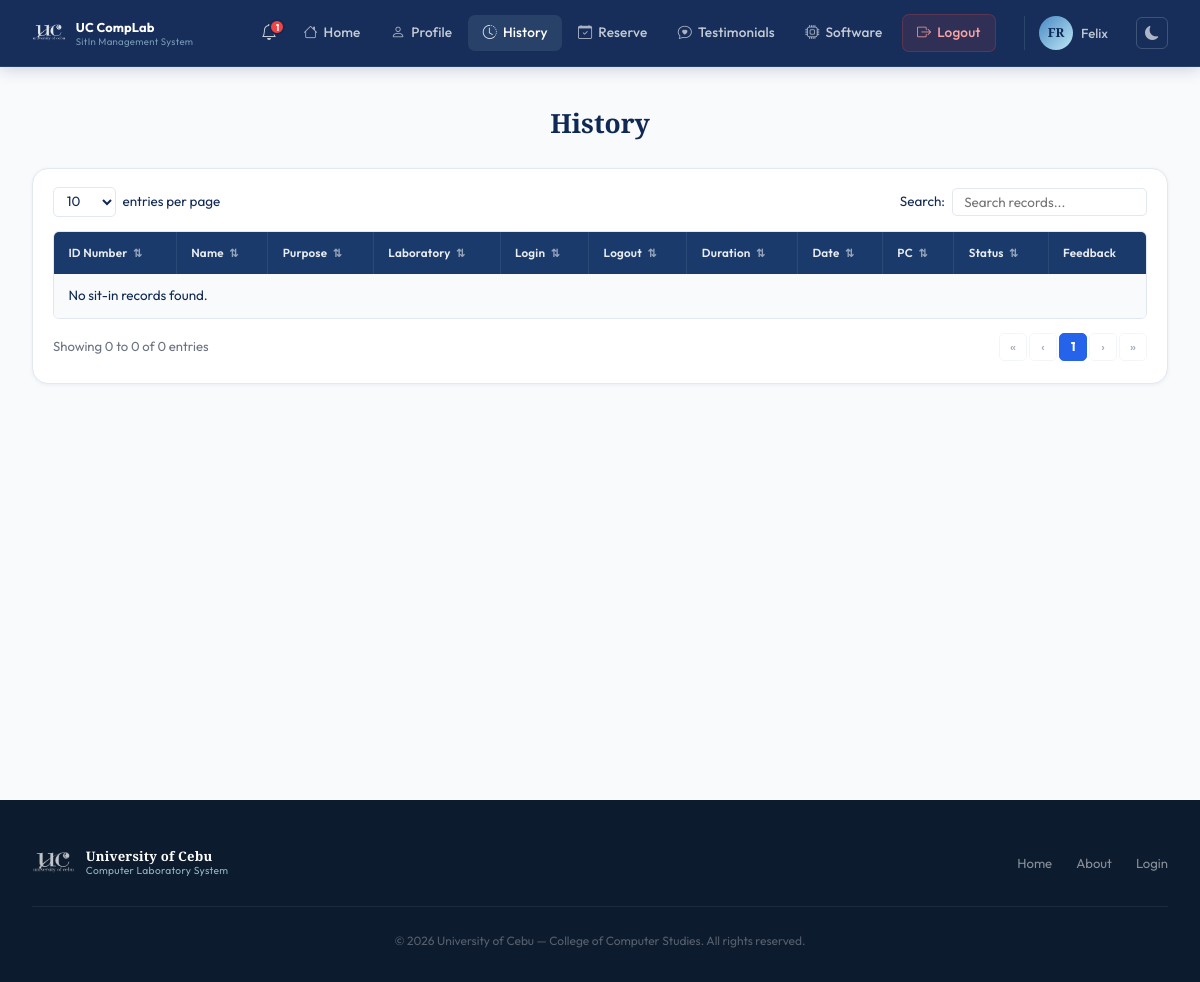
/pages/history.php (signed in), run on an earlier commit of the app's database.
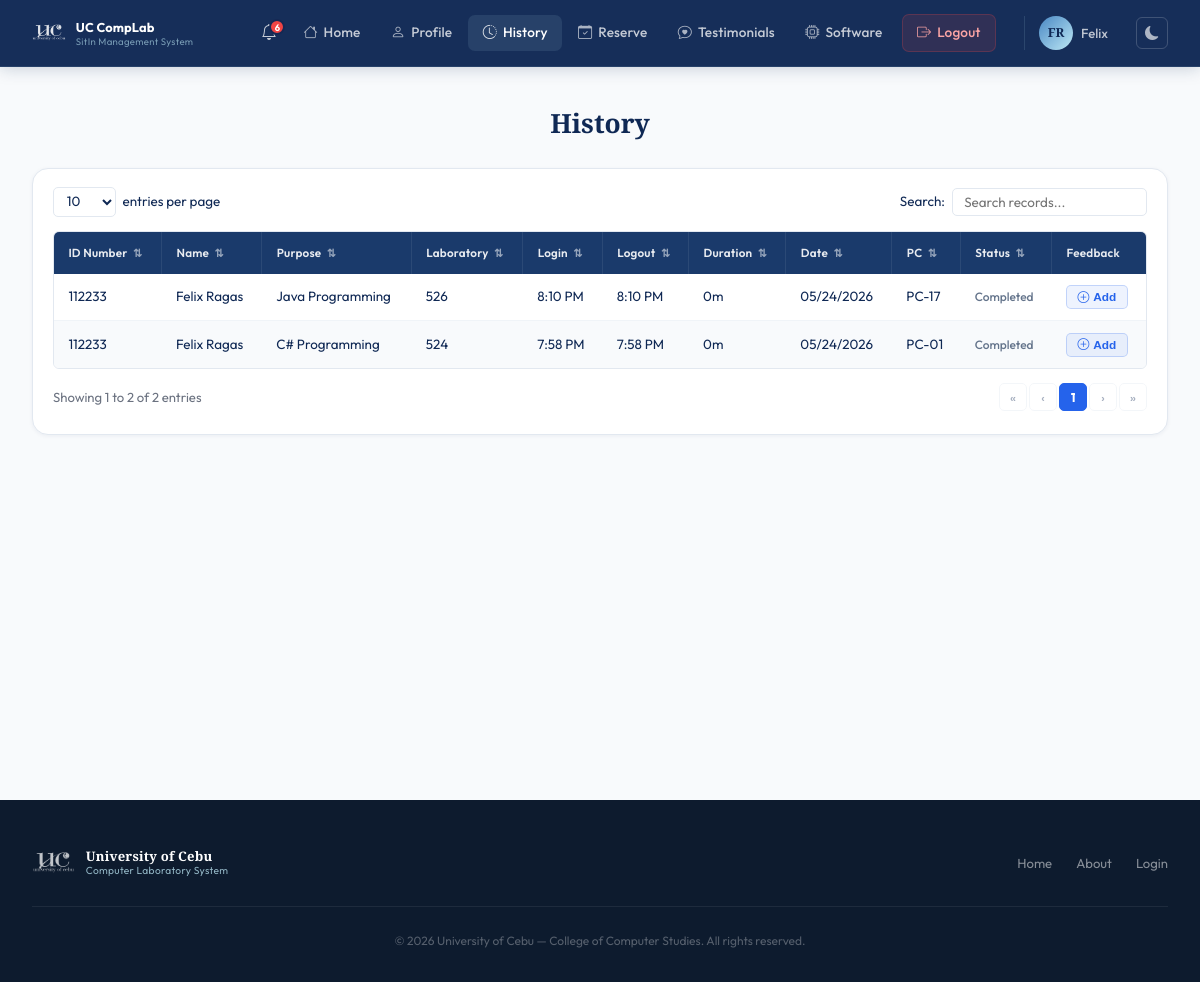
And on a later commit of the database.
### tables this page shows
CREATE TABLE sit_in_logs (
            id          INTEGER PRIMARY KEY AUTOINCREMENT,
            user_id     INTEGER NOT NULL,
            lab_room    TEXT    NOT NULL,
            purpose     TEXT,
            status      TEXT    DEFAULT 'active',
            login_time  DATETIME DEFAULT CURRENT_TIMESTAMP,
            logout_time DATETIME, pc_number INTEGER,
            FOREIGN KEY (user_id) REFERENCES users(id) ON DELETE CASCADE
        );

CREATE TABLE users (
            id                 INTEGER PRIMARY KEY AUTOINCREMENT,
            first_name         TEXT    NOT NULL,
            last_name          TEXT    NOT NULL,
            middle_name        TEXT,
            student_id         TEXT    UNIQUE NOT NULL,
            course             TEXT    NOT NULL,
            course_level       INTEGER NOT NULL,
            email              TEXT    UNIQUE NOT NULL,
            address            TEXT    NOT NULL,
            password           TEXT    NOT NULL,
            remaining_sessions INTEGER DEFAULT 30,
            created_at         DATETIME DEFAULT CURRENT_TIMESTAMP
        , profile_picture TEXT, points INTEGER DEFAULT 0);

### includes/auth.php (called while the page is built, shortened)
<?php
function getUnreadCount(PDO $db): int {
    $stmt = $db->prepare("SELECT COUNT(*) FROM notifications WHERE user_id = ? AND is_read = 0");
    $stmt->execute([$_SESSION['user_id']]);
    return (int) $stmt->fetchColumn();
}

### pages/history.php (the view, shortened to what this page needs)
<?php
$base = '../';
require_once __DIR__ . '/../includes/auth.php';
$db  = getDB();
$uid = $_SESSION['user_id'];
$sitStmt = $db->prepare("
    SELECT u.student_id,
           u.first_name || ' ' || COALESCE(u.middle_name || ' ', '') || u.last_name AS full_name,
           s.purpose, s.lab_room, s.login_time, s.logout_time,
           DATE(s.login_time) AS log_date, s.id, s.pc_number,
           f.id      AS feedback_id,
           f.message AS feedback_msg,
           f.rating  AS feedback_rating
    FROM sit_in_logs s
    JOIN  users    u ON u.id = s.user_id
    LEFT JOIN feedback f ON f.sit_in_id = s.id AND f.user_id = s.user_id
    WHERE s.user_id = ?
    ORDER BY s.login_time DESC
");
$sitStmt->execute([$uid]);
$logs = $sitStmt->fetchAll();
require_once __DIR__ . '/../includes/header.php';
echo '<link rel="stylesheet" href="' . $base . 'assets/css/user.css">';
echo '<link rel="stylesheet" href="' . $base . 'assets/css/history.css">';
require_once __DIR__ . '/../includes/user-navbar.php';
?>
<div class="user-page">
  <div class="user-page-inner">
    <h1 class="hist-title">History</h1>
    <div class="hist-card">
      <div class="hist-controls">
        <div class="hist-entries">
          <select id="entriesSelect" class="hist-entries-select">
            <option value="10">10</option>
          </select>
          <span>entries per page</span>
        </div>
        <div class="hist-search">
          <label>Search:</label>
          <input type="text" id="histSearch" class="hist-search-input" placeholder="Search records..." />
        </div>
      </div>
      <div class="hist-table-wrap">
        <table class="hist-table" id="histTable">
          <thead>
            <tr>
              <th class="sortable" data-col="0">ID Number <span class="sort-icon">⇅</span></th>
              <th class="sortable" data-col="1">Name <span class="sort-icon">⇅</span></th>
              <th class="sortable" data-col="2">Purpose <span class="sort-icon">⇅</span></th>
              <th class="sortable" data-col="3">Laboratory <span class="sort-icon">⇅</span></th>
              <th class="sortable" data-col="4">Login <span class="sort-icon">⇅</span></th>
              <th class="sortable" data-col="5">Logout <span class="sort-icon">⇅</span></th>
              <th class="sortable" data-col="6">Duration <span class="sort-icon">⇅</span></th>
              <th class="sortable" data-col="7">Date <span class="sort-icon">⇅</span></th>
              <th class="sortable" data-col="8">PC <span class="sort-icon">⇅</span></th>
              <th class="sortable" data-col="9">Status <span class="sort-icon">⇅</span></th>
              <th>Feedback</th>
            </tr>
          </thead>
          <tbody id="histBody">
            <?php if (empty($logs)): ?>
              <tr class="hist-empty-row"><td colspan="11">No sit-in records found.</td></tr>
            <?php else: ?>
              <?php foreach ($logs as $row):
                $isActive   = empty($row['logout_time']);
              ?>
                <tr class="hist-row">
                  <td><?= htmlspecialchars($row['student_id']) ?></td>
                  <td><?= htmlspecialchars($row['full_name']) ?></td>
                  <td><?= htmlspecialchars($row['purpose'] ?? '—') ?></td>
                  <td><?= htmlspecialchars($row['lab_room']) ?></td>
                  <td><?= $row['login_time']  ? date('g:i A', strtotime($row['login_time']))  : '—' ?></td>
                  <td><?= $row['logout_time'] ? date('g:i A', strtotime($row['logout_time'])) : '—' ?></td>
                  <td>
                    <?php if (!$isActive && $row['logout_time']):
                      $durMin = round((strtotime($row['logout_time']) - strtotime($row['login_time'])) / 60);
                      echo $durMin >= 60 ? floor($durMin/60).'h '.($durMin%60).'m' : $durMin.'m';
                    else: ?>
                      —
                    <?php endif; ?>
                  </td>
                  <td><?= date('m/d/Y', strtotime($row['log_date'])) ?></td>
                  <td><?= $row['pc_number'] ? 'PC-'.str_pad($row['pc_number'],2,'0',STR_PAD_LEFT) : '—' ?></td>
                  <td>
                    <?php if ($isActive): ?>
                      <span class="hist-active">Active</span>
                    <?php else: ?>
                      <span style="font-size:0.75rem; color:#64748b; font-weight:500;">Completed</span>
                    <?php endif; ?>
                  </td>
                  <td>
                    <?php if ($isActive): ?>
                      <span class="fb-na" title="Session still active">—</span>
                    <?php else: ?>
                      <button class="fb-add-btn"
                              onclick="openAddFb(<?= (int)$row['id'] ?>)">
                        <i class="bi bi-plus-circle"></i> Add
                      </button>
                    <?php endif; ?>
                  </td>
                </tr>
              <?php endforeach; ?>
            <?php endif; ?>
          </tbody>
        </table>
      </div>
      <div class="hist-footer">
        <div class="hist-info" id="histInfo">Showing 0 to 0 of 0 entries</div>
        <div class="hist-pagination" id="histPagination"></div>
      </div>
    </div>
  </div>
</div>
<?php require_once __DIR__ . '/../includes/footer.php'; ?>

### includes/header.php (shortened to what this page needs)
<!DOCTYPE html>
<html lang="en">
<head>
  <link rel="stylesheet" href="<?= $base ?>assets/css/style.css" />
  <link rel="stylesheet" href="https://cdn.jsdelivr.net/npm/bootstrap-icons@1.11.3/font/bootstrap-icons.css" />
</head>
<body>

### includes/user-navbar.php (shortened to what this page needs)
<?php
$_unread      = isset($db) ? getUnreadCount($db) : 0;
$_currentUser = $_SESSION['user'] ?? [];
$_initials    = strtoupper(
    substr($_currentUser['first_name'] ?? 'U', 0, 1) .
    substr($_currentUser['last_name']  ?? '',  0, 1)
);
$_profilePic = null;
$_currentFile = basename($_SERVER['PHP_SELF']);
function _navActive(string $file): string {
    global $_currentFile;
    return $_currentFile === $file ? 'active' : '';
}
?>
<nav class="user-navbar">
  <div class="user-nav-container">
    <a href="<?= $base ?>pages/dashboard.php" class="user-nav-brand">
      <img src="<?= $base ?>assets/images/uc-logo-white.png" alt="UC" class="user-nav-logo-img" />
      <div class="user-brand-text">
        <span class="user-brand-name">UC CompLab</span>
        <span class="user-brand-sub">SitIn Management System</span>
      </div>
    </a>
    <ul class="user-nav-links">
      <li class="notif-wrapper">
        <button class="notif-btn" id="notifToggle" aria-label="Notifications">
          <i class="bi bi-bell"></i>
          <?php if ($_unread > 0): ?>
            <span class="notif-badge"><?= $_unread > 9 ? '9+' : $_unread ?></span>
          <?php endif; ?>
        </button>
      </li>
      <li><a href="<?= $base ?>pages/dashboard.php" class="<?= _navActive('dashboard.php') ?>"><i class="bi bi-house"></i> Home</a></li>
      <li><a href="<?= $base ?>pages/edit-profile.php" class="<?= _navActive('edit-profile.php') ?>"><i class="bi bi-person"></i> Profile</a></li>
      <li><a href="<?= $base ?>pages/history.php" class="<?= _navActive('history.php') ?>"><i class="bi bi-clock-history"></i> History</a></li>
      <li><a href="<?= $base ?>pages/reserve.php" class="<?= _navActive('reserve.php') ?>"><i class="bi bi-calendar-check"></i> Reserve</a></li>
      <li><a href="<?= $base ?>pages/testimonials.php" class="<?= _navActive('testimonials.php') ?>"><i class="bi bi-chat-heart"></i> Testimonials</a></li>
      <li><a href="<?= $base ?>pages/software.php" class="<?= _navActive('software.php') ?>"><i class="bi bi-cpu"></i> Software</a></li>
      <li><a href="<?= $base ?>pages/logout.php" class="user-nav-logout"><i class="bi bi-box-arrow-right"></i> Logout</a></li>
    </ul>
    <div class="user-avatar-wrap">
      <?php if ($_profilePic): ?>
        <img src="<?= htmlspecialchars($_profilePic) ?>"
             alt="<?= htmlspecialchars($_currentUser['first_name'] ?? '') ?>"
             class="user-avatar-photo" />
      <?php else: ?>
        <div class="user-avatar"><?= $_initials ?></div>
      <?php endif; ?>
      <span class="user-name-short"><?= htmlspecialchars($_currentUser['first_name'] ?? '') ?></span>
    </div>
    <button class="dm-toggle" id="userDmToggle" title="Toggle dark mode" aria-label="Toggle dark mode">
      <i class="bi bi-moon-fill" id="userDmIcon"></i>
    </button>
  </div>
</nav>

### includes/footer.php (shortened to what this page needs)
<footer class="footer">
  <div class="footer-container">
    <div class="footer-top">
      <div class="footer-logo">
        <img src="<?= $base ?>assets/images/uc-logo-white.png" alt="University of Cebu" class="nav-uc-logo footer-uc-logo" />
        <div class="logo-text">
          <span class="org-name">University of Cebu</span>
          <span class="org-sub">Computer Laboratory System</span>
        </div>
      </div>
      <div class="footer-links">
        <a href="<?= $base ?>index.php">Home</a>
        <a href="<?= $base ?>pages/about.php">About</a>
        <a href="<?= $base ?>pages/login.php">Login</a>
      </div>
    </div>
    <div class="footer-bottom">
      <p>&copy; <?= date('Y') ?> University of Cebu &mdash; College of Computer Studies. All rights reserved.</p>
    </div>
  </div>
</footer>
</body>
</html>

### assets/css/style.css (style rules this page uses)
:root { --navy: #0F2854; --blue: #1C4D8D; --mid: #4988C4; --light: #BDE8F5; --white: #FFFFFF; --gray-50: #F8FAFC; --gray-100: #F0F4F8; --gray-200: #E2E8F0; --gray-400: #94A3B8; --gray-600: #475569; --gray-900: #0D1B2E; --font-display: 'Playfair Display', Georgia, serif; --font-body: 'Outfit', sans-serif; --shadow-xs: 0 1px 3px rgba(15, 40, 84, 0.08); --shadow-sm: 0 2px 8px rgba(15, 40, 84, 0.10); --shadow-md: 0 8px 30px rgba(15, 40, 84, 0.14); --shadow-lg: 0 20px 60px rgba(15, 40, 84, 0.22); --radius: 10px; --radius-lg: 16px; --transition: all 0.25s cubic-bezier(0.4, 0, 0.2, 1); }
*, *::before, *::after { box-sizing: border-box; margin: 0; padding: 0; }
html { scroll-behavior: smooth; }
body { font-family: var(--font-body); background: var(--white); color: var(--navy); line-height: 1.6; overflow-x: hidden; -webkit-font-smoothing: antialiased; }
a { text-decoration: none; color: inherit; }
img { max-width: 100%; display: block; }
ul { list-style: none; }
.nav-uc-logo { height: 44px; width: auto; object-fit: contain; flex-shrink: 0; filter: brightness(0) invert(1); opacity: 0.90; }
.footer-uc-logo { height: 38px; width: auto; object-fit: contain; flex-shrink: 0; filter: brightness(0) invert(1); opacity: 0.75; }
.logo-text { display: flex; flex-direction: column; line-height: 1.25; }
.logo-text .org-name { font-family: var(--font-display); font-size: 0.875rem; font-weight: 700; color: #ffffff; letter-spacing: 0.2px; }
.logo-text .org-sub { font-size: 0.67rem; color: rgba(189, 232, 245, 0.75); font-weight: 400; letter-spacing: 0.3px; }
.footer { background: var(--gray-900); color: rgba(255, 255, 255, 0.60); padding: 2.75rem 0 2rem; }
.footer-container { max-width: 1200px; margin: 0 auto; padding: 0 2rem; }
.footer-top { display: flex; align-items: center; justify-content: space-between; padding-bottom: 1.5rem; border-bottom: 1px solid rgba(255, 255, 255, 0.07); flex-wrap: wrap; gap: 1rem; }
.footer-logo { display: flex; align-items: center; gap: 11px; }
.footer-logo .org-name { font-size: 0.82rem; }
.footer-logo .org-sub { font-size: 0.64rem; }
.footer-links { display: flex; gap: 1.5rem; flex-wrap: wrap; }
.footer-links a { font-size: 0.82rem; color: rgba(255, 255, 255, 0.50); transition: color 0.2s; }
.footer-bottom { margin-top: 1.5rem; text-align: center; font-size: 0.75rem; color: rgba(255, 255, 255, 0.30); }

### includes/user-navbar.php (style rules this page uses)
.user-nav-logo-img { height: 30px; width: auto; object-fit: contain; filter: brightness(0) invert(1); opacity: 0.88; flex-shrink: 0; }
.user-brand-text { display: flex; flex-direction: column; line-height: 1.25; }
.user-brand-name { font-size: 0.80rem; font-weight: 700; color: #fff; letter-spacing: 0.15px; white-space: nowrap; }
.user-brand-sub { font-size: 0.60rem; color: rgba(189,232,245,0.58); letter-spacing: 0.3px; }

### pages/history.php (style rules this page uses)
.fb-add-btn { display: inline-flex; align-items: center; gap: 4px; padding: 0.26rem 0.65rem; background: rgba(37,99,235,0.08); color: #2563EB; border: 1px solid rgba(37,99,235,0.22); border-radius: 5px; font-size: 0.74rem; font-weight: 600; cursor: pointer; transition: all 0.15s; white-space: nowrap; }

What changed in the data, as far as the page shows it:
added sit_in_logs: user.student_id "112233", full_name "Felix Ragas", purpose "Java Programming", lab_room "526", login_time "8:10 PM", logout_time "8:10 PM", durMin "0", log_date "05/24/2026", pc_number "17", shows "Completed"
added sit_in_logs: user.student_id "112233", full_name "Felix Ragas", purpose "C# Programming", lab_room "524", login_time "7:58 PM", logout_time "7:58 PM", durMin "0", log_date "05/24/2026", pc_number "01", shows "Completed"
Also different on the page:
$_unread: "1" → "6"
text written by a page script: "Showing 0 to 0 of 0 entries" → "Showing 1 to 2 of 2 entries"
text no longer shown: "No sit-in records found."
